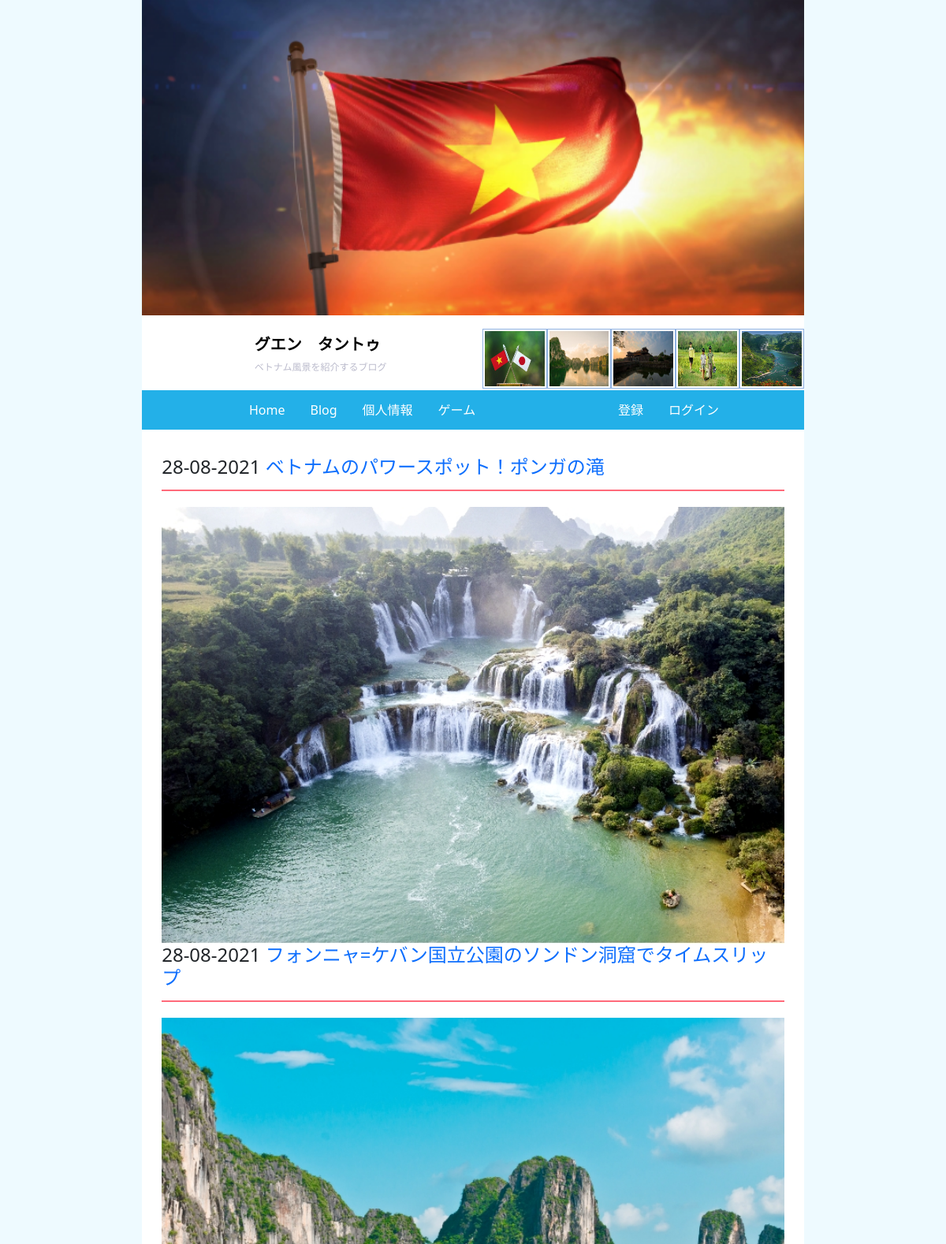
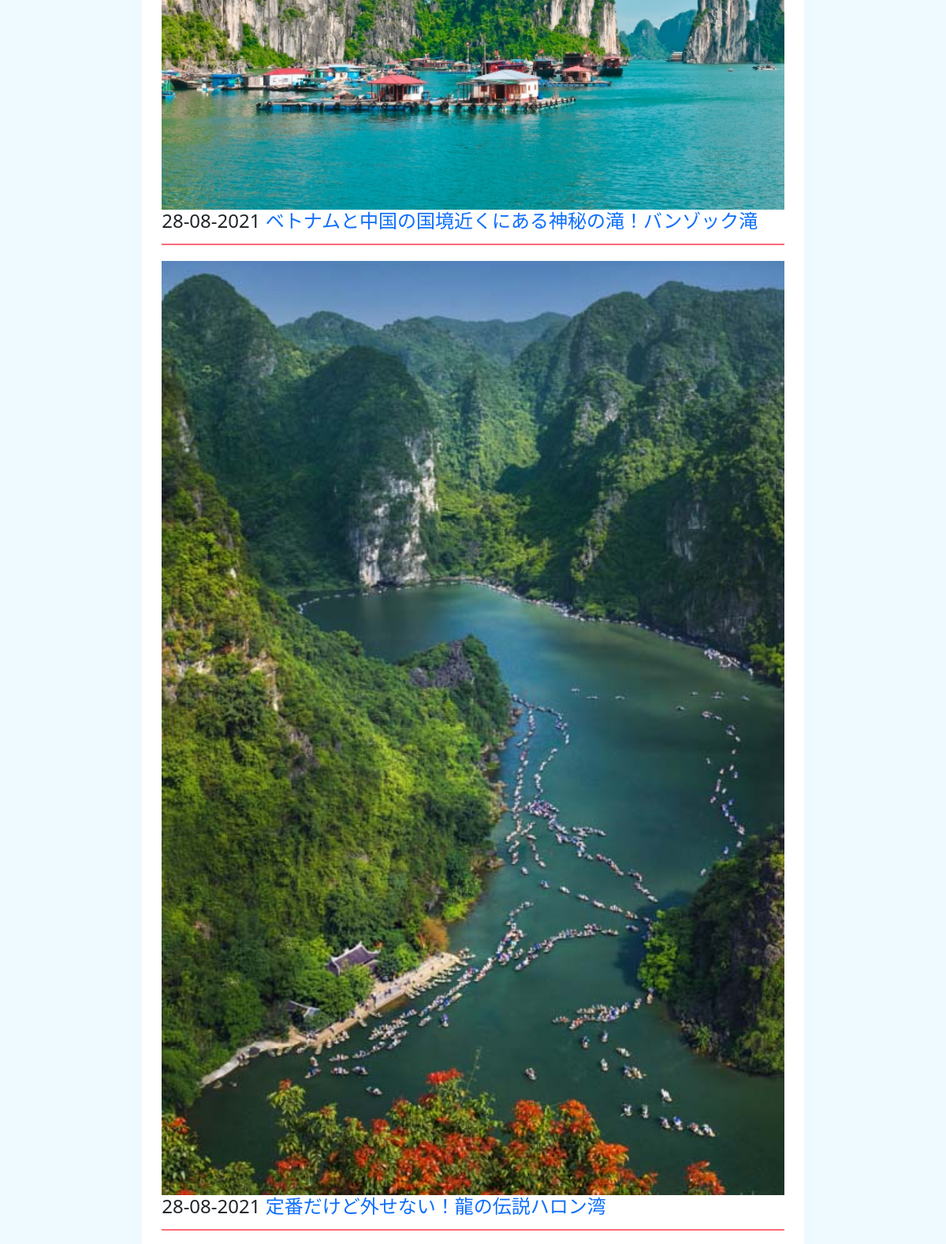
Screenshot of /Blogpost/ (upper part) with the database file from the repository (2 pictures, top to bottom).
### Blogpost/models.py (models this page shows, shortened)
class Post(models.Model):
    title = models.CharField(max_length=100)
    body = models.TextField()
    date = models.DateTimeField(auto_now_add=True)
    image = models.ImageField(null=True)

### Blogpost/templates/Blogpost/blog.html (shortened to what this page needs)
{% extends "pages/index.html" %}
{% block content %}
   <div style="margin:3%">
        {% for post in Posts %}
            <h4 style="padding-bottom: 14px; border-bottom: 2px solid #ff6a7a;
                       margin-bottom: 20px;">
                  {{post.date|date:"d-m-Y"}}
                  <a href="/Blogpost/{{post.id}}">{{post.title}}</a>
             </h4>
            <img src="{{post.image.url}}" style="width:100%;" />
        {% endfor %}
        <br/>
   </div>
{% endblock %}

### polls/templates/pages/index.html (shortened to what this page needs)
<!DOCTYPE html>
<html lang="en">
<head>
{% load static %}
     <link rel="stylesheet" href="{%static 'css/bootstrap.min.css' %}" type="text/css">
     <link rel="stylesheet" href="{% static 'css/indexy.css' %}">
</head>
<body>
   <header>
        <div class="header_img">
        </div>
        <div class="header_title">
            <div class="row">
               <div class="header_left col-sm-6 　">
                   <div class="header_left--title ">
                      <h1> グエン　タントゥ </h1>
                      <p>ベトナム風景を紹介するブログ</p>
                    </div>
                </div>
                <div class="header-right  col-sm-6">
                   <ul class="nav">
                    <li class="nav-item">
                        <img src="{% static './images/vietnhat.jpg' %}" alt="">
                    </li>
                    <li class="nav-item">
                         <img src="{% static './images/halong1.jpg' %}" alt="">
                    </li>
                    <li class="nav-item">
                        <img src="{% static './images/hue.jpg' %}" alt="">
                    </li>
                    <li class="nav-item">
                        <img src="{% static './images/duater.jpg' %}" alt="">
                    </li>
                    <li class="nav-item">
                         <img src="{% static './images/nhatrang.jpg' %}" alt="">
                    </li>
                   </ul>
                </div>
            </div>
        </div>
        <div class="header_content">
           <div class="row">
                   <div class="header_content__right col-sm-7">
                  <ul class="nav">
                    <li class="nav-item">
                  <a class="nav-link" href="{% url 'home' %}">Home</a>
                   </li>
                <li class="nav-item">
                    <a class="nav-link" href="{% url 'Blogpost' %}">Blog</a>
                </li>
                <li class="nav-item">
                    <a class="nav-link" href="{% url 'polls' %}">個人情報</a>
                </li>
                <li class="nav-item">
                    <a class="nav-link " href="{% url 'contact' %}">ゲーム</a>
                </li>
            </ul>
           </div>
           <div class="header_content__left col-sm-5">
                  {% if user.username %}
                     <ul class="nav">
                        <li class="nav-item">
                             <a class="nav-link">Hello {{user.username}}</a>
                        </li>
                         <li class="nav-item">
                             <a class="nav-link"href="{% url 'logout' %}">ログアウト</a>
                         </li>
                    </ul>
                {% else %}
                    <ul class="nav">
                        <li class="nav-item">
                             <a class="nav-link" href="{%  url 'register' %}">登録</a>
                        </li>
                         <li class="nav-item">
                             <a class="nav-link" href="{%  url 'login' %}">ログイン</a>
                         </li>
                    </ul>
                {% endif %}
           </div>
           </div>
        </div>
    </header>
     <div>
             {% block content %}
             {% endblock %}
    </div>
</body>
</html>

### static/css/indexy.css (style rules this page uses)
html { background: #eefaff; }
body { width: 70%; margin: auto; height: 100%; background: white; }
header { position: relative; }
a { text-decoration: none; }
.header_img { overflow: hidden; background-size: cover; background-position: center; background-image: url("../images/laco.png"); height: 400px; }
.header_title { margin-top: 2%; }
.header_left--title { margin: 2% 0 0 35%; }
.header_left--title h1 { font-size: 20px; font-weight: 700; color: #000; }
.header_left--title p { font-size: 12px; color: #bbc; }
.header-right ul { justify-content: space-around; }
.header-right li { width: 20%; border: 1px solid #90b1e1; padding: 2px; }
.header-right img { width: 100%; height: 70px; }
.header_content ul { margin-left: 25%; }
.header_content { background: #23b0e8; margin-top: 2px; margin-bottom: 4%; padding: 5px 0; }
.header_content a { color: white; }

### rows the page displays
Post: date "28-08-2021", title "ベトナムのパワースポット！ポンガの滝", image (picture)
Post: date "28-08-2021", title "フォンニャ=ケバン国立公園のソンドン洞窟でタイムスリップ", image (picture)
Post: date "28-08-2021", title "ベトナムと中国の国境近くにある神秘の滝！バンゾック滝", image (picture)
Post: date "28-08-2021", title "定番だけど外せない！龍の伝説ハロン湾"
